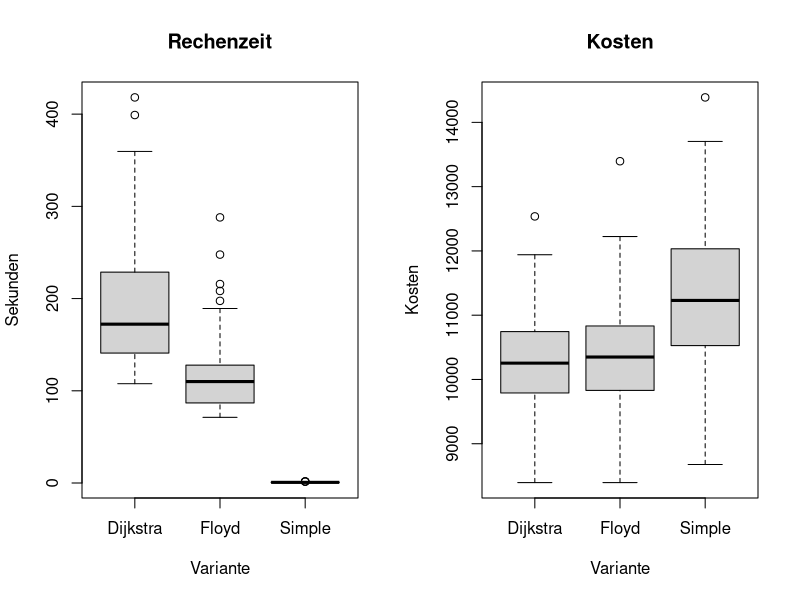

Generate this figure with R:
#  R --save < skas8_boxplot.R
dijkstra <- read.csv('dataset_skas_8.log.csv')
floyd <- read.csv('dataset_skas_8f.log.csv')
simple <- read.csv('dataset_skas_8s.log.csv')
p <- simple[,"dataset"]=="skas_8s+"
simple_plus <- simple[p,]
png(filename="dataset_skas_8_boxplot.png")
par(mfcol=c(1,2))
boxplot(dijkstra$duration,
        floyd$duration,
        simple_plus$duration,
        main="Rechenzeit",
        ylab="Sekunden",
        xlab="Variante",names=c("Dijkstra","Floyd","Simple"))
boxplot(dijkstra$best_costs,
        floyd$best_costs,
        simple_plus$best_costs,
        main="Kosten",
        ylab="Kosten",
        xlab="Variante",names=c("Dijkstra","Floyd","Simple"))
dev.off()

